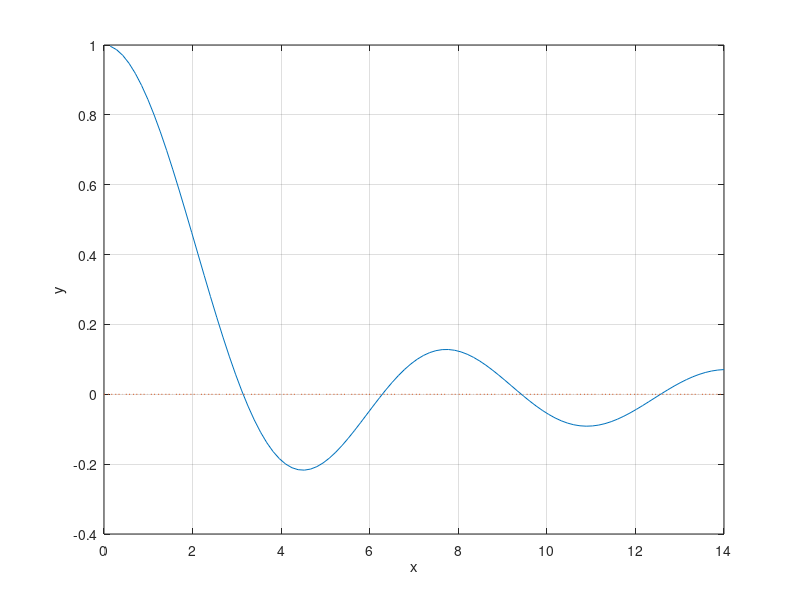

Reproduce this figure in MATLAB. (Note: this script raises an error after producing the figure.)
a=0;
b=14;
m=100;
x=linspace(a,b,m);
h=0.01;
iter=5;
eps=0.001;
f=@(x)sin(x)./x;
y=f(x);
plot (x,f(x),x,0*x,':');
grid on;
xlabel('x');
ylabel('y');
hold on
y_min=min(y);
y_max=max(y);
if y_min<0
    y_min=1.1*y_min;
else y_min=0.9*y_min;
end
if y_max>0
    y_max=1.1*y_max;
else y_max=0.9*y_max;
end
y_limit=([y_min,y_max]);
z=ginput(1);
x1=z(1);
for i=1:iter
    yh=(f(x1+h)-f(x1))/h;
    x2=x1-f(x1)/yh;
    P=plot(x,f(x)+yh*(x-x1),':', x1,f(x1),'*', x2,0,'*',x2,f(x2),'o');
    L=line([x1,x2],[0,f(x2)]);
    set(L,'LineStyle',':');
    x1=x2;
   if  abs(f(x2))<eps
       break;
   end
   pause
   delete(P,L);
end
hold  off
disp('End Iteration');